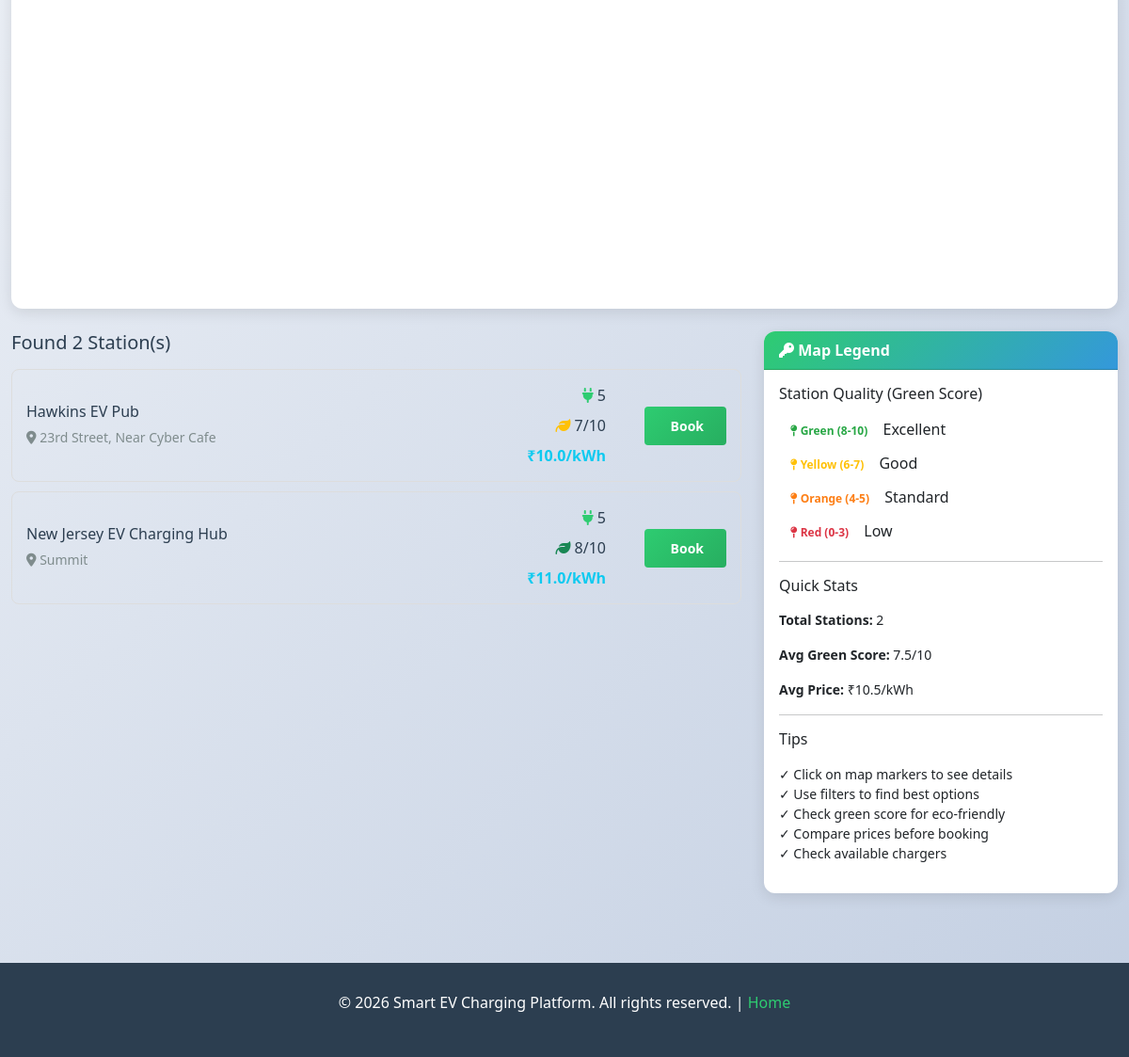
The app's page /user/map-search (signed in, lower part), older data.
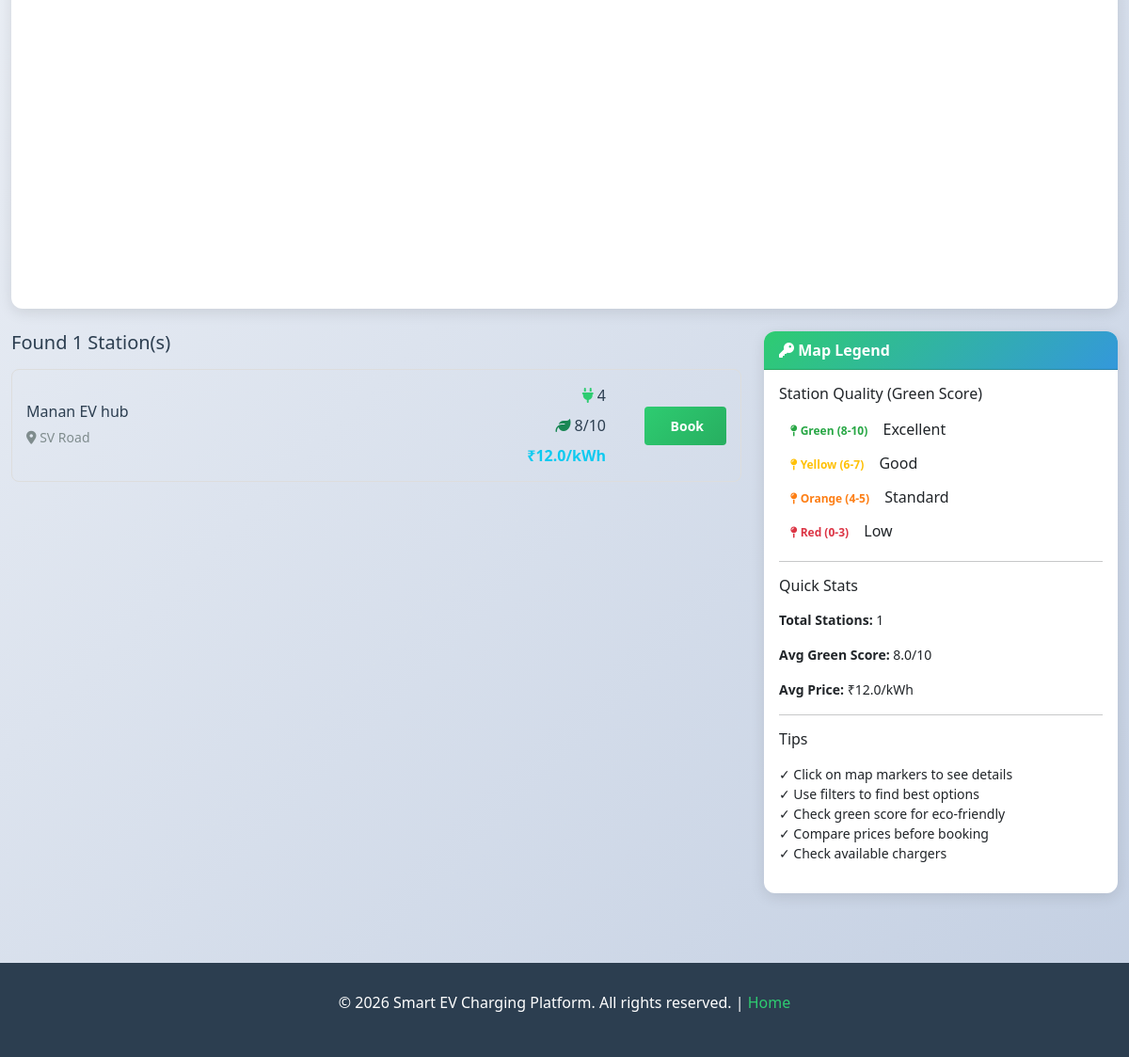
The same page, newer data.
### tables this page shows
CREATE TABLE stations (
    id INTEGER PRIMARY KEY AUTOINCREMENT,
    name TEXT,
    location TEXT,
    chargers INTEGER,
    price REAL,
    green_score INTEGER,
    owner_id INTEGER,
    approved INTEGER DEFAULT 0
);

### routes/station_routes.py (the view)
@station_bp.route("/user/map-search", methods=["GET", "POST"])
def map_search():
    if session.get("role") != "user":
        return redirect("/login")
    from ai.map_utils import get_all_stations_with_location, search_stations_by_location, get_map_config
    stations = []
    search_performed = False
    search_type = None
    if request.method == "POST":
        search_type = request.form.get("search_type", "all")
        search_performed = True
        if search_type == "all":
            stations = get_all_stations_with_location()
        elif search_type == "nearby":
            lat = float(request.form.get("latitude", 28.6139))
            lng = float(request.form.get("longitude", 77.2090))
            radius = float(request.form.get("radius", 10))
            stations = search_stations_by_location(lat, lng, radius)
        elif search_type == "filter":
            all_stations = get_all_stations_with_location()
            green_min = int(request.form.get("green_min", 0))
            price_max = float(request.form.get("price_max", 1000))
            chargers_min = int(request.form.get("chargers_min", 0))
            stations = [
                s for s in all_stations
                if s["green_score"] >= green_min
                and s["price"] <= price_max
                and s["chargers"] >= chargers_min
            ]
    else:
        stations = get_all_stations_with_location()
    map_config = get_map_config()
    return render_template("map_search.html",
                         stations=stations,
                         map_config=map_config,
                         search_performed=search_performed,
                         search_type=search_type)

### ai/map_utils.py (called while the page is built)
def get_marker_color(green_score):
    if green_score >= 8:
        return "green"  # Eco-friendly
    elif green_score >= 6:
        return "yellow"  # Moderate
    elif green_score >= 4:
        return "orange"  # Standard
    else:
        return "red"  # Low eco-score

def get_map_config():
    return {
        "api_key": GOOGLE_MAPS_API_KEY,
        "center": {"lat": 28.6139, "lng": 77.2090},  # Delhi center
        "zoom": 12,
        "default_radius": 10  # km
    }

### models/db.py (called while the page is built)
def get_db():
    return sqlite3.connect("database/ev.db")

### templates/map_search.html (shortened to what this page needs)
{% extends "base.html" %}
{% block content %}
<div class="card mb-4">
    <div class="card-body p-0">
        <div id="map"></div>
    </div>
</div>
<div class="row">
    <div class="col-md-8">
        <h5 class="mb-3">Found {{ stations|length }} Station(s)</h5>
        <div id="stationsList">
            {% if stations %}
                {% for station in stations %}
                <div class="station-list-item" onclick="highlightStation({{ station.id }})">
                    <div class="row align-items-center">
                        <div class="col">
                            <h6 class="mb-1">{{ station.name }}</h6>
                            <small class="text-muted">
                                <i class="fas fa-map-marker-alt"></i> {{ station.location }}
                            </small>
                        </div>
                        <div class="col-md-3 text-end">
                            <div class="mb-2">
                                <i class="fas fa-plug text-primary"></i> {{ station.chargers }}
                            </div>
                            <div class="mb-2">
                                <i class="fas fa-leaf text-{{ 'success' if station.green_score >= 8 else 'warning' }}"></i> {{ station.green_score }}/10
                            </div>
                            <div>
                                <strong class="text-info">₹{{ station.price }}/kWh</strong>
                            </div>
                        </div>
                        <div class="col-md-2 text-end">
                            <a href="/user/map-booking/{{ station.id }}" class="btn btn-sm btn-primary">
                                 Book
                            </a>
                        </div>
                    </div>
                </div>
                {% endfor %}
            {% else %}
            <div class="alert alert-info text-center">
                <i class="fas fa-info-circle"></i> No stations found. Try adjusting your search criteria.
            </div>
            {% endif %}
        </div>
    </div>
    <div class="col-md-4">
        <div class="card">
            <div class="card-header">
                <i class="fas fa-key"></i> Map Legend
            </div>
            <div class="card-body">
                <h6 class="mb-3">Station Quality (Green Score)</h6>
                <div class="mb-2">
                    <span class="badge marker-green"><i class="fas fa-map-pin"></i> Green (8-10)</span> Excellent
                </div>
                <div class="mb-2">
                    <span class="badge marker-yellow"><i class="fas fa-map-pin"></i> Yellow (6-7)</span> Good
                </div>
                <div class="mb-2">
                    <span class="badge marker-orange"><i class="fas fa-map-pin"></i> Orange (4-5)</span> Standard
                </div>
                <div class="mb-3">
                    <span class="badge marker-red"><i class="fas fa-map-pin"></i> Red (0-3)</span> Low
                </div>
                <hr>
                <h6 class="mb-3">Quick Stats</h6>
                <div class="small">
                    <p><strong>Total Stations:</strong> {{ stations|length }}</p>
                    {% if stations %}
                    <p><strong>Avg Green Score:</strong> {{ (stations|map(attribute='green_score')|list|sum / stations|length)|round(1) }}/10</p>
                    <p><strong>Avg Price:</strong> ₹{{ (stations|map(attribute='price')|list|sum / stations|length)|round(2) }}/kWh</p>
                    {% endif %}
                </div>
                <hr>
                <h6 class="mb-3">Tips</h6>
                <ul class="small list-unstyled">
                    <li>✓ Click on map markers to see details</li>
                    <li>✓ Use filters to find best options</li>
                    <li>✓ Check green score for eco-friendly</li>
                    <li>✓ Compare prices before booking</li>
                    <li>✓ Check available chargers</li>
                </ul>
            </div>
        </div>
    </div>
</div>
{% endblock %}

Row changes from the older to the newer data that the page shows:
removed stations: name "New Jersey EV Charging Hub", location "Summit", chargers "5", green_score "8", price "11.0"
changed stations: name "Hawkins EV Pub" → "Manan EV hub"; location "23rd Street, Near Cyber Cafe" → "SV Road"; chargers "5" → "4"; green_score "7" → "8"; price "10.0" → "12.0"
Text that changed along with them:
{{ stations|length }}: "2" → "1"
{{ (stations|map(attribute='price')|list|sum / stations|length)|round(2) }}: "10.5" → "12.0"
text no longer shown: "7.5"
text now shown: "8.0"
